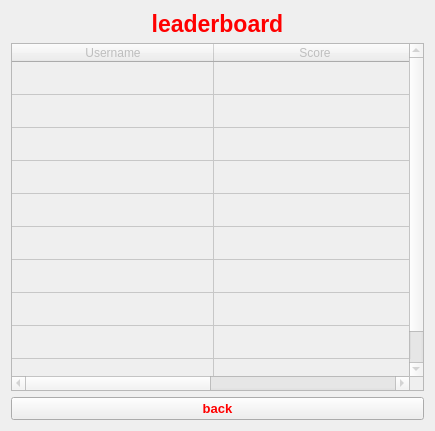
<?xml version="1.0" encoding="UTF-8"?>
<ui version="4.0">
 <class>table</class>
 <widget class="QWidget" name="table">
  <property name="geometry">
   <rect>
    <x>0</x>
    <y>0</y>
    <width>435</width>
    <height>431</height>
   </rect>
  </property>
  <property name="windowTitle">
   <string>Form</string>
  </property>
  <layout class="QVBoxLayout" name="verticalLayout">
   <item>
    <widget class="QLabel" name="label">
     <property name="styleSheet">
      <string notr="true">QLabel {
    font-size: 17pt;
    font-weight: bold;
    color: #ff0000;
}</string>
     </property>
     <property name="text">
      <string>leaderboard</string>
     </property>
     <property name="alignment">
      <set>Qt::AlignCenter</set>
     </property>
    </widget>
   </item>
   <item>
    <layout class="QVBoxLayout" name="verticalLayout_2">
     <item>
      <widget class="QTableWidget" name="tableWidget">
       <property name="enabled">
        <bool>false</bool>
       </property>
       <attribute name="horizontalHeaderMinimumSectionSize">
        <number>36</number>
       </attribute>
       <attribute name="horizontalHeaderDefaultSectionSize">
        <number>202</number>
       </attribute>
       <attribute name="horizontalHeaderHighlightSections">
        <bool>true</bool>
       </attribute>
       <attribute name="horizontalHeaderStretchLastSection">
        <bool>true</bool>
       </attribute>
       <attribute name="verticalHeaderVisible">
        <bool>false</bool>
       </attribute>
       <attribute name="verticalHeaderMinimumSectionSize">
        <number>19</number>
       </attribute>
       <attribute name="verticalHeaderDefaultSectionSize">
        <number>33</number>
       </attribute>
       <row>
        <property name="text">
         <string>1</string>
        </property>
       </row>
       <row>
        <property name="text">
         <string>2</string>
        </property>
       </row>
       <row>
        <property name="text">
         <string>3</string>
        </property>
       </row>
       <row>
        <property name="text">
         <string>4</string>
        </property>
       </row>
       <row>
        <property name="text">
         <string>5</string>
        </property>
       </row>
       <row>
        <property name="text">
         <string>6</string>
        </property>
       </row>
       <row>
        <property name="text">
         <string>7</string>
        </property>
       </row>
       <row>
        <property name="text">
         <string>8</string>
        </property>
       </row>
       <row>
        <property name="text">
         <string>9</string>
        </property>
       </row>
       <row>
        <property name="text">
         <string>10</string>
        </property>
       </row>
       <column>
        <property name="text">
         <string>Username</string>
        </property>
       </column>
       <column>
        <property name="text">
         <string>Score</string>
        </property>
       </column>
       <item row="0" column="0">
        <property name="text">
         <string/>
        </property>
        <property name="textAlignment">
         <set>AlignCenter</set>
        </property>
       </item>
       <item row="0" column="1">
        <property name="text">
         <string/>
        </property>
        <property name="textAlignment">
         <set>AlignCenter</set>
        </property>
       </item>
       <item row="1" column="0">
        <property name="text">
         <string/>
        </property>
        <property name="textAlignment">
         <set>AlignCenter</set>
        </property>
       </item>
       <item row="1" column="1">
        <property name="text">
         <string/>
        </property>
        <property name="textAlignment">
         <set>AlignCenter</set>
        </property>
       </item>
       <item row="2" column="0">
        <property name="text">
         <string/>
        </property>
        <property name="textAlignment">
         <set>AlignCenter</set>
        </property>
       </item>
       <item row="2" column="1">
        <property name="text">
         <string/>
        </property>
        <property name="textAlignment">
         <set>AlignCenter</set>
        </property>
       </item>
       <item row="3" column="0">
        <property name="text">
         <string/>
        </property>
        <property name="textAlignment">
         <set>AlignCenter</set>
        </property>
       </item>
       <item row="3" column="1">
        <property name="text">
         <string/>
        </property>
        <property name="textAlignment">
         <set>AlignCenter</set>
        </property>
       </item>
       <item row="4" column="0">
        <property name="text">
         <string/>
        </property>
        <property name="textAlignment">
         <set>AlignCenter</set>
        </property>
       </item>
       <item row="4" column="1">
        <property name="text">
         <string/>
        </property>
        <property name="textAlignment">
         <set>AlignCenter</set>
        </property>
       </item>
       <item row="5" column="0">
        <property name="text">
         <string/>
        </property>
        <property name="textAlignment">
         <set>AlignCenter</set>
        </property>
       </item>
       <item row="5" column="1">
        <property name="text">
         <string/>
        </property>
        <property name="textAlignment">
         <set>AlignCenter</set>
        </property>
       </item>
       <item row="6" column="0">
        <property name="text">
         <string/>
        </property>
        <property name="textAlignment">
         <set>AlignCenter</set>
        </property>
       </item>
       <item row="6" column="1">
        <property name="text">
         <string/>
        </property>
        <property name="textAlignment">
         <set>AlignCenter</set>
        </property>
       </item>
       <item row="7" column="0">
        <property name="text">
         <string/>
        </property>
        <property name="textAlignment">
         <set>AlignCenter</set>
        </property>
       </item>
       <item row="7" column="1">
        <property name="text">
         <string/>
        </property>
        <property name="textAlignment">
         <set>AlignCenter</set>
        </property>
       </item>
       <item row="8" column="0">
        <property name="text">
         <string/>
        </property>
        <property name="textAlignment">
         <set>AlignCenter</set>
        </property>
       </item>
       <item row="8" column="1">
        <property name="text">
         <string/>
        </property>
        <property name="textAlignment">
         <set>AlignCenter</set>
        </property>
       </item>
       <item row="9" column="0">
        <property name="text">
         <string/>
        </property>
        <property name="textAlignment">
         <set>AlignCenter</set>
        </property>
       </item>
       <item row="9" column="1">
        <property name="text">
         <string/>
        </property>
        <property name="textAlignment">
         <set>AlignCenter</set>
        </property>
       </item>
      </widget>
     </item>
    </layout>
   </item>
   <item>
    <widget class="QPushButton" name="pushButton">
     <property name="styleSheet">
      <string notr="true">QPushButton {
    font-size: 10pt;
    font-weight: bold;
    color: #ff0000;
}</string>
     </property>
     <property name="text">
      <string>back</string>
     </property>
    </widget>
   </item>
  </layout>
 </widget>
 <resources/>
 <connections/>
</ui>
